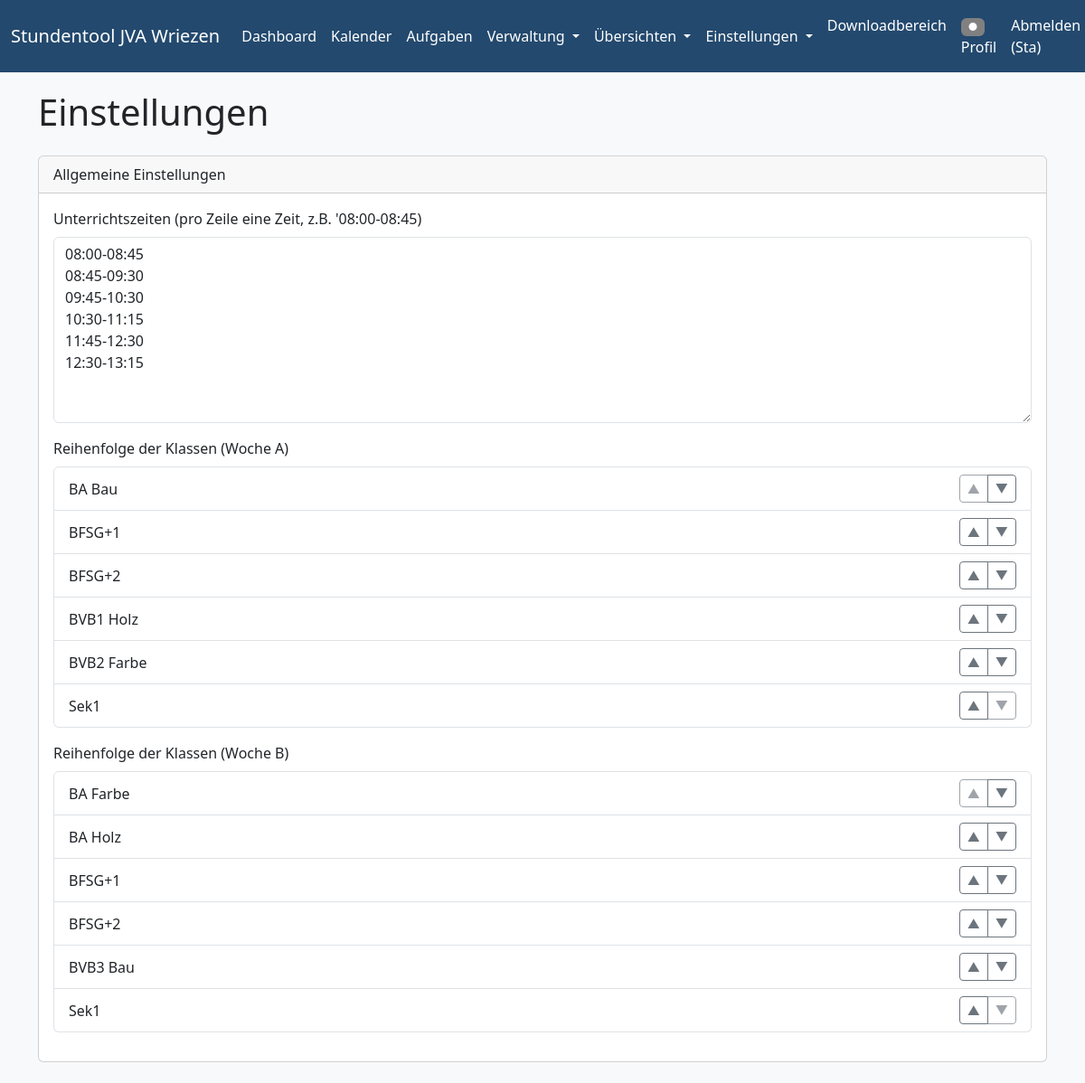
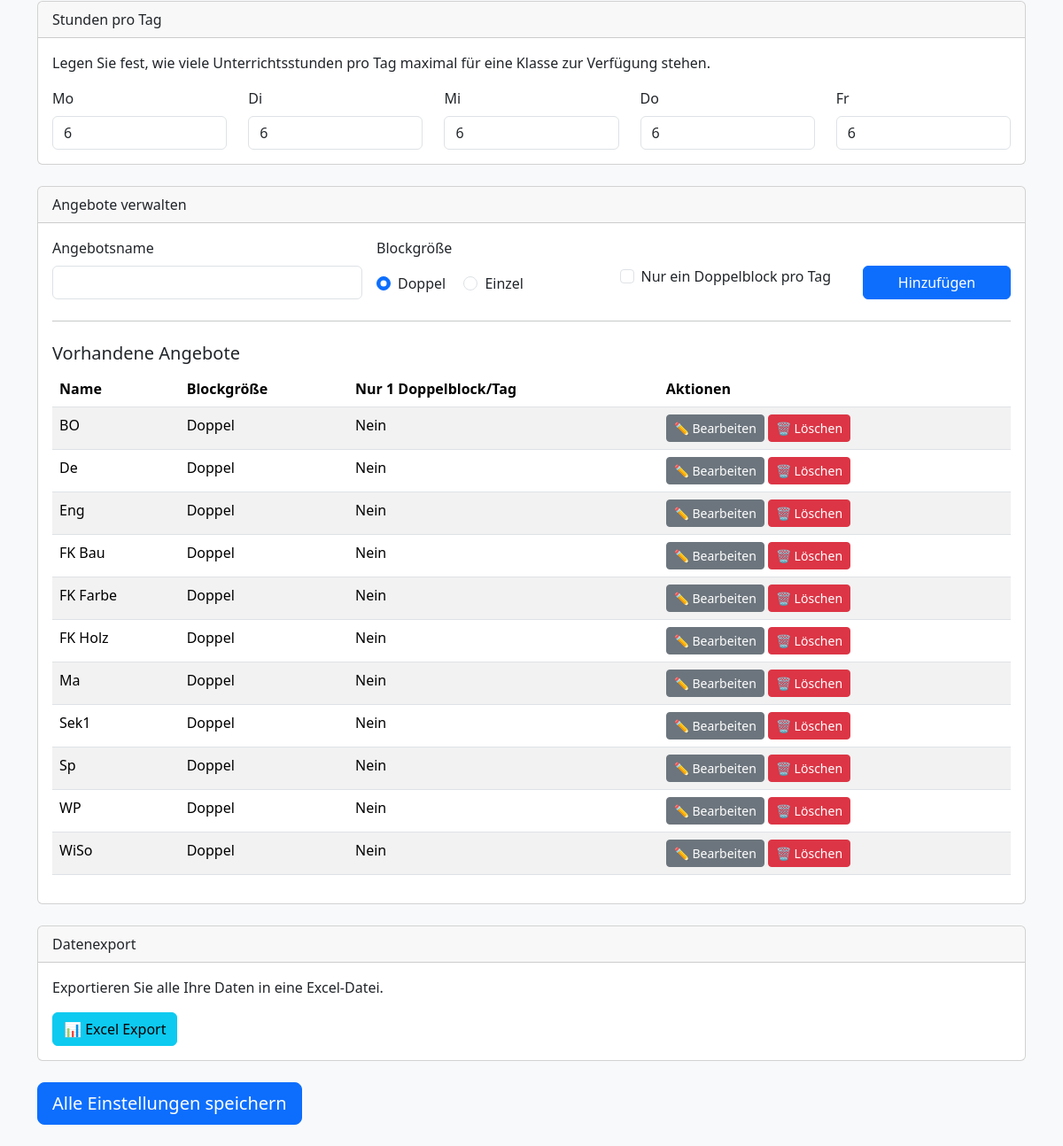
The page /einstellungen (signed in) on the database its author committed (2 pictures, top to bottom).
### models.py (models this page shows, shortened)
class User(db.Model, UserMixin):
    id = db.Column(db.Integer, primary_key=True)
    username = db.Column(db.String(20), unique=True, nullable=False) # Used for login
    email = db.Column(db.String(120), unique=True, nullable=False) # Keep email for contact/recovery
    password = db.Column(db.String(60), nullable=False)
    role = db.Column(db.String(20), default='Benutzer', nullable=False) # New role column
    farbe = db.Column(db.String(7), default='#808080') # Hex color

class Einstellung(db.Model):
    id = db.Column(db.Integer, primary_key=True)
    key = db.Column(db.String(50), unique=True, nullable=False)
    value = db.Column(db.Text, nullable=True)

class Angebot(db.Model):
    id = db.Column(db.Integer, primary_key=True)
    name = db.Column(db.String(100), unique=True, nullable=False)
    block_groesse = db.Column(db.Integer, default=2, nullable=False) # 1 für Einzelstunde, 2 für Doppelstunde
    nur_ein_doppelblock_pro_tag = db.Column(db.Boolean, default=False, nullable=False)

### app.py (the view)
@app.route('/einstellungen')
@login_required
@role_required([ROLE_ADMIN]) # Einstellungen (Global) nur für Admin
def einstellungen():
    zeiten_text = get_setting('zeiten_text', '08:00-08:45\n08:45-09:30\n09:30-09:45 Pause\n09:45-10:30\n10:30-11:15\n11:15-11:45 Pause\n11:45-12:30\n12:30-13:15')
    klassen_reihenfolge_a_str = get_setting('klassen_reihenfolge_a')
    klassen_reihenfolge_b_str = get_setting('klassen_reihenfolge_b')
    appearance_mode = get_setting('appearance_mode', 'System')
    stunden_pro_tag_str = get_setting('stunden_pro_tag', '{"Mo": 6, "Di": 6, "Mi": 6, "Do": 6, "Fr": 6}')
    stunden_pro_tag = json.loads(stunden_pro_tag_str)
    alle_klassen = Klasse.query.order_by(Klasse.name).all()
    klassen_fuer_woche_a = [k.name for k in alle_klassen if k.woche in ['A', 'AB']]
    klassen_fuer_woche_b = [k.name for k in alle_klassen if k.woche in ['B', 'AB']]
    gespeicherte_klassen_a = [k for k in klassen_reihenfolge_a_str.split(',') if k]
    gespeicherte_klassen_b = [k for k in klassen_reihenfolge_b_str.split(',') if k]
    if not gespeicherte_klassen_a:
        final_order_a = klassen_fuer_woche_a
    else:
        final_order_a = gespeicherte_klassen_a + [k for k in klassen_fuer_woche_a if k not in gespeicherte_klassen_a]
    if not gespeicherte_klassen_b:
        final_order_b = klassen_fuer_woche_b
    else:
        final_order_b = gespeicherte_klassen_b + [k for k in klassen_fuer_woche_b if k not in gespeicherte_klassen_b]
    alle_angebote = Angebot.query.order_by(Angebot.name).all()
    return render_template('einstellungen.html',
                           title='Einstellungen',
                           zeiten_text=zeiten_text,
                           klassen_reihenfolge_a=final_order_a,
                           klassen_reihenfolge_b=final_order_b,
                           klassen_fuer_woche_a=klassen_fuer_woche_a,
                           klassen_fuer_woche_b=klassen_fuer_woche_b,
                           stunden_pro_tag=stunden_pro_tag,
                           tage_der_woche=TAGE_DER_WOCHE,
                           appearance_mode=appearance_mode,
                           alle_angebote=alle_angebote)

### app.py (called while the page is built)
def role_required(allowed_roles):
    def decorator(f):
        @wraps(f)
        def decorated_function(*args, **kwargs):
            if not current_user.is_authenticated:
                return login_manager.unauthorized() # Redirect to login page
            if current_user.role not in allowed_roles:
                flash('Sie haben keine Berechtigung, auf diese Seite zuzugreifen.', 'danger')
                abort(403) # Forbidden
            return f(*args, **kwargs)
        return decorated_function
    return decorator

@login_manager.user_loader
def load_user(user_id):
    return User.query.get(int(user_id))

def get_setting(key, default=''):
    setting = Einstellung.query.filter_by(key=key).first()
    return setting.value if setting else default

### templates/einstellungen.html (shortened to what this page needs)
{% extends "base.html" %}
{% block content %}
    <div class="d-flex justify-content-between align-items-center mb-3">
        <h1>Einstellungen</h1>
    </div>
    <div class="card mb-4">
        <div class="card-header">
            Allgemeine Einstellungen
        </div>
        <div class="card-body">
            <form id="einstellungen-form" method="POST" action="{{ url_for('einstellungen_save') }}">
                <div class="mb-3">
                    <label for="zeiten_eingabe" class="form-label">Unterrichtszeiten (pro Zeile eine Zeit, z.B. '08:00-08:45)</label>
                    <textarea class="form-control" id="zeiten_eingabe" name="zeiten_eingabe" rows="8">{{ zeiten_text }}</textarea>
                </div>
                <div class="mb-3">
                    <label class="form-label">Reihenfolge der Klassen (Woche A)</label>
                    <div id="klassen_reihenfolge_a_list" class="list-group">
                    </div>
                </div>
                <div class="mb-3">
                    <label class="form-label">Reihenfolge der Klassen (Woche B)</label>
                    <div id="klassen_reihenfolge_b_list" class="list-group">
                    </div>
                </div>
            </form>
        </div>
    </div>
    <div class="card mb-4">
        <div class="card-header">Stunden pro Tag</div>
        <div class="card-body">
            <p class="card-text">Legen Sie fest, wie viele Unterrichtsstunden pro Tag maximal für eine Klasse zur Verfügung stehen.</p>
            <div class="row" form="einstellungen-form">
                {% for tag in tage_der_woche %}
                <div class="col">
                    <label for="stunden_{{ tag.lower() }}" class="form-label">{{ tag }}</label>
                    <input type="number" class="form-control" id="stunden_{{ tag.lower() }}" name="stunden_{{ tag.lower() }}" value="{{ stunden_pro_tag.get(tag, 6) }}" min="0" max="8">
                </div>
                {% endfor %}
            </div>
        </div>
    </div>
    <div class="card mb-4">
        <div class="card-header">
            Angebote verwalten
        </div>
        <div class="card-body">
            <form method="POST" action="{{ url_for('angebot_save') }}" class="row g-3 align-items-start" id="angebot_add_form">
                <div class="col-md-4">
                    <label for="angebot_name" class="form-label">Angebotsname</label>
                    <input type="text" class="form-control" id="angebot_name" name="name" required>
                </div>
                <div class="col-md-3">
                    <label class="form-label">Blockgröße</label>
                    <div class="pt-2">
                        <div class="form-check form-check-inline">
                            <input class="form-check-input" type="radio" name="block_groesse" id="block_groesse_2" value="2" checked>
                            <label class="form-check-label" for="block_groesse_2">Doppel</label>
                        </div>
                        <div class="form-check form-check-inline">
                            <input class="form-check-input" type="radio" name="block_groesse" id="block_groesse_1" value="1">
                            <label class="form-check-label" for="block_groesse_1">Einzel</label>
                        </div>
                    </div>
                </div>
                <div class="col-md-3">
                    <label class="form-label">&nbsp;</label>
                    <div class="form-check">
                        <input class="form-check-input" type="checkbox" id="nur_ein_doppelblock" name="nur_ein_doppelblock">
                        <label class="form-check-label" for="nur_ein_doppelblock">
                            Nur ein Doppelblock pro Tag
                        </label>
                    </div>
                </div>
                <div class="col-md-2 align-self-end">
                    <button type="submit" class="btn btn-primary w-100" id="angebot_submit_btn">Hinzufügen</button>
                </div>
            </form>
            <hr class="my-4">
            <h5>Vorhandene Angebote</h5>
            <table class="table table-striped table-hover">
                <thead>
                    <tr>
                        <th>Name</th>
                        <th>Blockgröße</th>
                        <th>Nur 1 Doppelblock/Tag</th>
                        <th>Aktionen</th>
                    </tr>
                </thead>
                <tbody>
                    {% for angebot in alle_angebote %}
                    <tr>
                        <td>{{ angebot.name }}</td>
                        <td>{{ 'Doppel' if angebot.block_groesse == 2 else 'Einzel' }}</td>
                        <td>{% if angebot.nur_ein_doppelblock_pro_tag %}Ja{% else %}Nein{% endif %}</td>
                        <td>
                            <button type="button" class="btn btn-sm btn-secondary" onclick="openEditAngebotModal('{{ angebot.id }}', '{{ angebot.name|escape }}', '{{ angebot.block_groesse }}', {{ 'true' if angebot.nur_ein_doppelblock_pro_tag else 'false' }})">✏️ Bearbeiten</button>
                            <form action="{{ url_for('angebot_delete', angebot_id=angebot.id) }}" method="post" style="display:inline;" onsubmit="return confirm('Sind Sie sicher, dass Sie {{ angebot.name }} löschen möchten?');">
                                <button type="submit" class="btn btn-sm btn-danger">🗑️ Löschen</button>
                            </form>
                        </td>
                    </tr>
                    {% else %}
                    <tr>
                        <td colspan="4" class="text-center">Noch keine Angebote angelegt.</td>
                    </tr>
                    {% endfor %}
                </tbody>
            </table>
        </div>
    </div>
    <div class="card mb-4">
        <div class="card-header">
            Datenexport
        </div>
        <div class="card-body">
            <p>Exportieren Sie alle Ihre Daten in eine Excel-Datei.</p>
            <form method="POST" action="{{ url_for('excel_export') }}">
                <button type="submit" class="btn btn-info">📊 Excel Export</button>
            </form>
        </div>
    </div>
    <div class="my-4">
        <button type="submit" form="einstellungen-form" class="btn btn-primary btn-lg">Alle Einstellungen speichern</button>
    </div>
{% endblock %}

### templates/base.html (shortened to what this page needs)
<!DOCTYPE html>
<html lang="de">
<head>
    <link href="https://cdn.jsdelivr.net/npm/bootstrap@5.3.3/dist/css/bootstrap.min.css" rel="stylesheet">
    <link rel="stylesheet" href="https://cdnjs.cloudflare.com/ajax/libs/font-awesome/6.4.0/css/all.min.css">
</head>
<body>
    <nav class="navbar navbar-expand-lg navbar-custom">
        <div class="container-fluid">
            <a class="navbar-brand" href="{{ url_for('stundenplan_anzeigen') }}">Stundentool JVA Wriezen</a>
            <div class="collapse navbar-collapse" id="navbarNav">
                <ul class="navbar-nav me-auto mb-2 mb-lg-0">
                    <li class="nav-item">
                        <a class="nav-link" href="{{ url_for('stundenplan_anzeigen') }}">Dashboard</a>
                    </li>
                    <li class="nav-item">
                        <a class="nav-link" href="{{ url_for('kalender') }}">Kalender</a>
                    </li>
                    {% if current_user.is_authenticated %}
                    <li class="nav-item">
                        <a class="nav-link" href="{{ url_for('kanban_board') }}">Aufgaben</a>
                    </li>
                    {% endif %}
                    {% if current_user.is_authenticated and (current_user.role == 'Admin' or current_user.role == 'Planer') %}
                    <li class="nav-item dropdown">
                        <a class="nav-link dropdown-toggle" href="#" id="navbarDropdownVerwaltung" role="button" data-bs-toggle="dropdown" aria-expanded="false">
                            Verwaltung
                        </a>
                    </li>
                    {% endif %}
                    {% if current_user.is_authenticated and (current_user.role == 'Admin' or current_user.role == 'Planer') %}
                    <li class="nav-item dropdown">
                        <a class="nav-link dropdown-toggle" href="#" id="navbarDropdownUebersichten" role="button" data-bs-toggle="dropdown" aria-expanded="false">
                            Übersichten
                        </a>
                    </li>
                    {% endif %}
                    {% if current_user.is_authenticated and current_user.role == 'Admin' %}
                    <li class="nav-item dropdown">
                        <a class="nav-link dropdown-toggle" href="#" id="navbarDropdownEinstellungen" role="button" data-bs-toggle="dropdown" aria-expanded="false">
                            Einstellungen
                        </a>
                    </li>
                    {% endif %}
                </ul>
                <ul class="navbar-nav ms-auto mb-2 mb-lg-0">
                    {% if current_user.is_authenticated %}
                        <li class="nav-item">
                            <a class="nav-link" href="{{ url_for('downloads') }}">Downloadbereich</a>
                        </li>
                        <li class="nav-item">
                            <a class="nav-link" href="{{ url_for('profil') }}">
                                <span class="badge" style="background:{{ current_user.farbe }};color:#fff;">&#9679;</span>
                                Profil
                            </a>
                        </li>
                        <li class="nav-item">
                            <a class="nav-link" href="{{ url_for('logout') }}">Abmelden ({{ current_user.username }})</a>
                        </li>
                    {% else %}
                        <li class="nav-item"><a class="nav-link" href="{{ url_for('login') }}">Anmelden</a></li>
                    {% endif %}
                </ul>
            </div>
        </div>
    </nav>
    <div class="container">
        {% block content %}{% endblock %}
    </div>
</body>
</html>

### templates/base.html (style rules this page uses)
body { background-color: #f8f9fa; }
.container { margin-top: 20px; }
.navbar-custom { background-color: #23496e !important; }
.navbar-custom .navbar-nav .nav-link, .navbar-custom .navbar-brand, .navbar-custom .navbar-nav .dropdown-toggle { color: #fff !important; transition: color 0.2s, background 0.2s, box-shadow 0.2s; }

### rows shown on the page
User: username "Sta"
Einstellung: zeiten_eingabe "08:00-08:45 08:45-09:30 09:45-10:30 10:30-11:15 11:45-12:30 12:30-13:15"
Angebot: name "BO", block_groesse "Doppel", nur_ein_doppelblock_pro_tag "Nein"
Angebot: name "De", block_groesse "Doppel", nur_ein_doppelblock_pro_tag "Nein"
Angebot: name "Eng", block_groesse "Doppel", nur_ein_doppelblock_pro_tag "Nein"
Angebot: name "FK Bau", block_groesse "Doppel", nur_ein_doppelblock_pro_tag "Nein"
Angebot: name "FK Farbe", block_groesse "Doppel", nur_ein_doppelblock_pro_tag "Nein"
Angebot: name "FK Holz", block_groesse "Doppel", nur_ein_doppelblock_pro_tag "Nein"
Angebot: name "Ma", block_groesse "Doppel", nur_ein_doppelblock_pro_tag "Nein"
Angebot: name "Sek1", block_groesse "Doppel", nur_ein_doppelblock_pro_tag "Nein"
Angebot: name "Sp", block_groesse "Doppel", nur_ein_doppelblock_pro_tag "Nein"
Angebot: name "WP", block_groesse "Doppel", nur_ein_doppelblock_pro_tag "Nein"
Angebot: name "WiSo", block_groesse "Doppel", nur_ein_doppelblock_pro_tag "Nein"

### other values the page prints
{{ tag }} "Mo" "Di" "Mi" "Do" "Fr"
